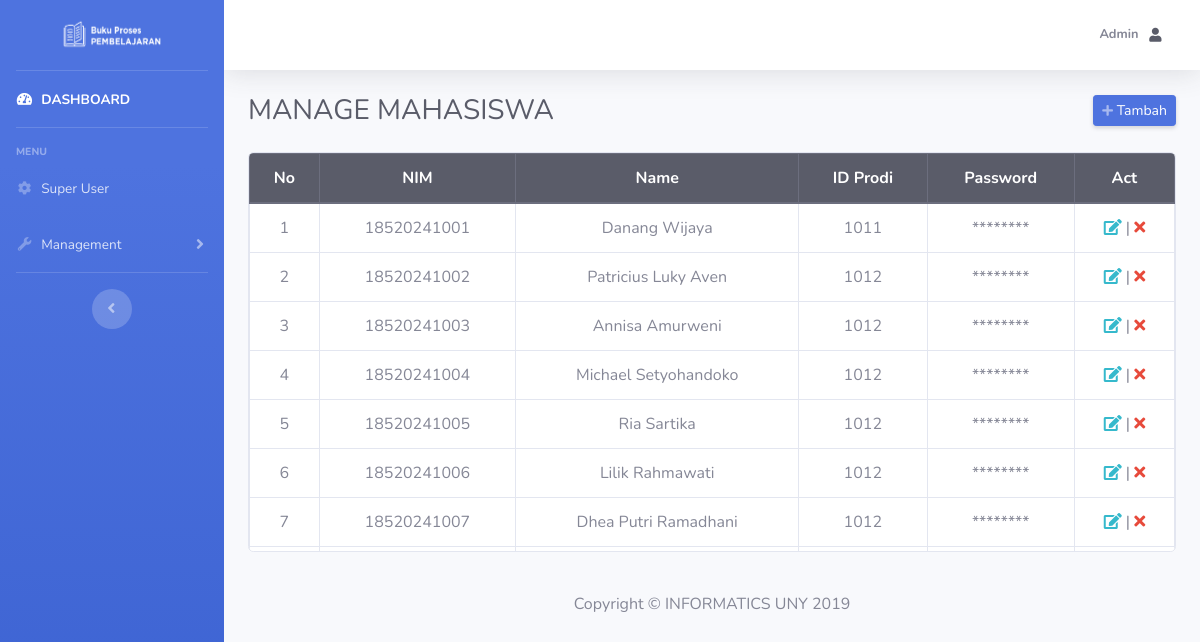
/admin/index.php?page=manage_mhs (signed in), run on the app's committed database.
### tables this page shows
CREATE TABLE `mahasiswa` (
  `nim` varchar(11) NOT NULL,
  `name` varchar(50) DEFAULT NULL,
  `id_pr` int(6) DEFAULT NULL,
  `pass` varchar(20) DEFAULT NULL
);

### admin/manage_mhs.php (the view, shortened to what this page needs)
<table class="table table-hover table-bordered">
    <thead align="center" class="thead-dark">
        <tr>
            <th scope=" col">No</th>
            <th scope="col">NIM</th>
            <th scope="col">Name</th>
            <th scope="col">ID Prodi</th>
            <th scope="col">Password</th>
            <th scope="col">Act</th>
        </tr>
    </thead>
    <tbody align="center">
        <?php
        $sql = "SELECT * FROM `mahasiswa`";
        $result = $connect->query($sql);
        if ($result->num_rows > 0) {
            $no = 1;
            while ($row = $result->fetch_assoc()) {
                echo "<tr>";
                echo "<td>" . $no . "</td>";
                echo "<td>" . $row['nim'] . "</td>";
                echo "<td>" . $row['name'] . "</td>";
                echo "<td>" . $row['id_pr'] . "</td>";
                echo "<td>" . str_repeat('*', strlen($row['pass'])) . "</td>";
                $nim = $row['nim'];
                echo "<td><a href=\"index.php?page=edit_mhs&nim=$nim\" class=\"text-info\"><i class=\"fas fa-edit\"></i></a><span> | </span> <a href=\"../backend/process.php?op=deleteMhs&nim=$nim\" class=\"text-danger\"><i class=\"fas fa-times\"></i></a></td>";
                echo "</tr>";
                $no++;
            }
        } else {
            echo "<tr>";
            echo "<td colspan=\"9\"> No more data </td>";
            echo "</tr>";
        }
        ?>
    </tbody>
</table>

### data on the page
mahasiswa: nim "18520241001", name "Danang Wijaya", id_pr "1011", pass "********"
mahasiswa: nim "18520241002", name "Patricius Luky Aven", id_pr "1012", pass "********"
mahasiswa: nim "18520241003", name "Annisa Amurweni", id_pr "1012", pass "********"
mahasiswa: nim "18520241004", name "Michael Setyohandoko", id_pr "1012", pass "********"
mahasiswa: nim "18520241005", name "Ria Sartika", id_pr "1012", pass "********"
mahasiswa: nim "18520241006", name "Lilik Rahmawati", id_pr "1012", pass "********"
mahasiswa: nim "18520241007", name "Dhea Putri Ramadhani", id_pr "1012", pass "********"

### other printed values
$name "Admin"
$titledash "MANAGE MAHASISWA"
